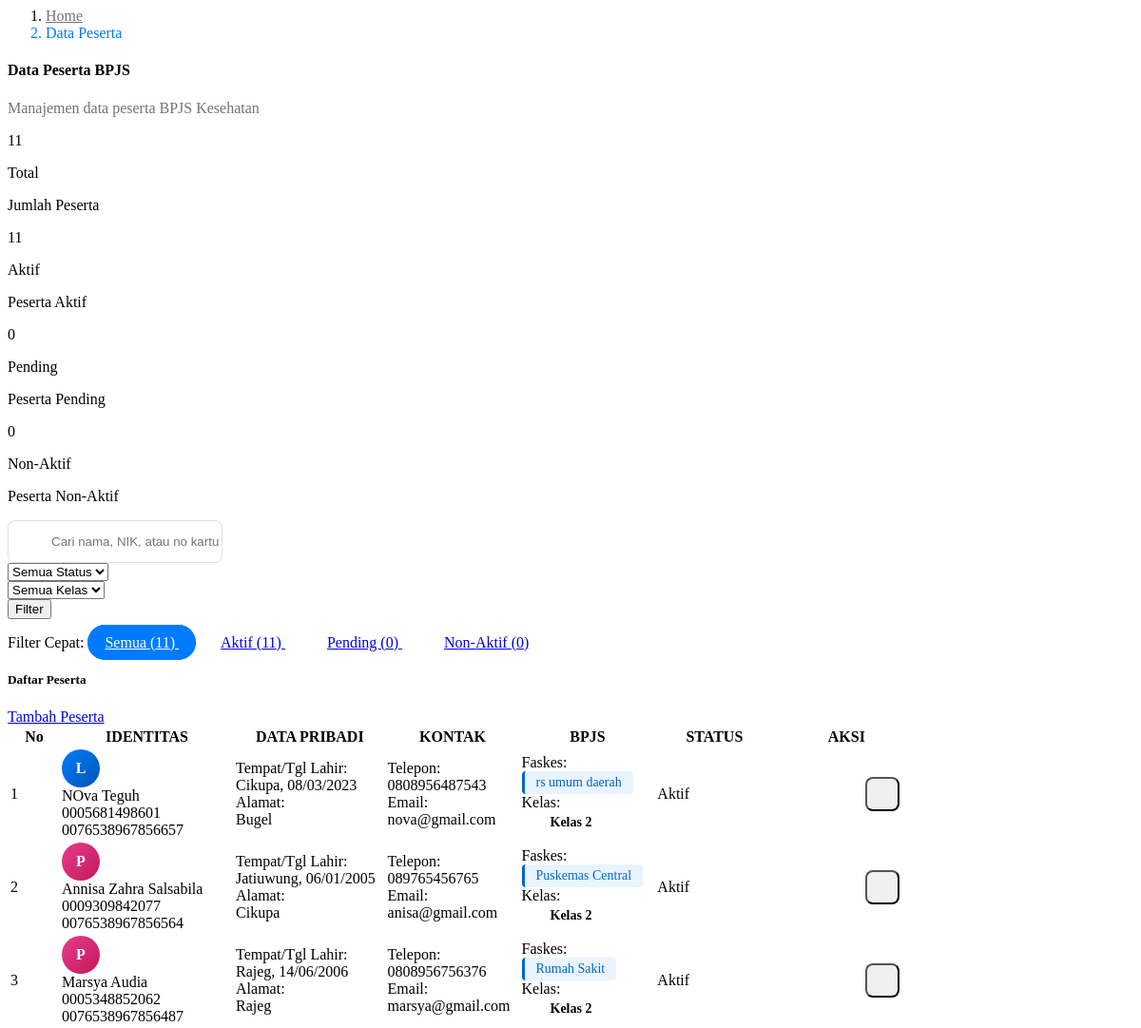
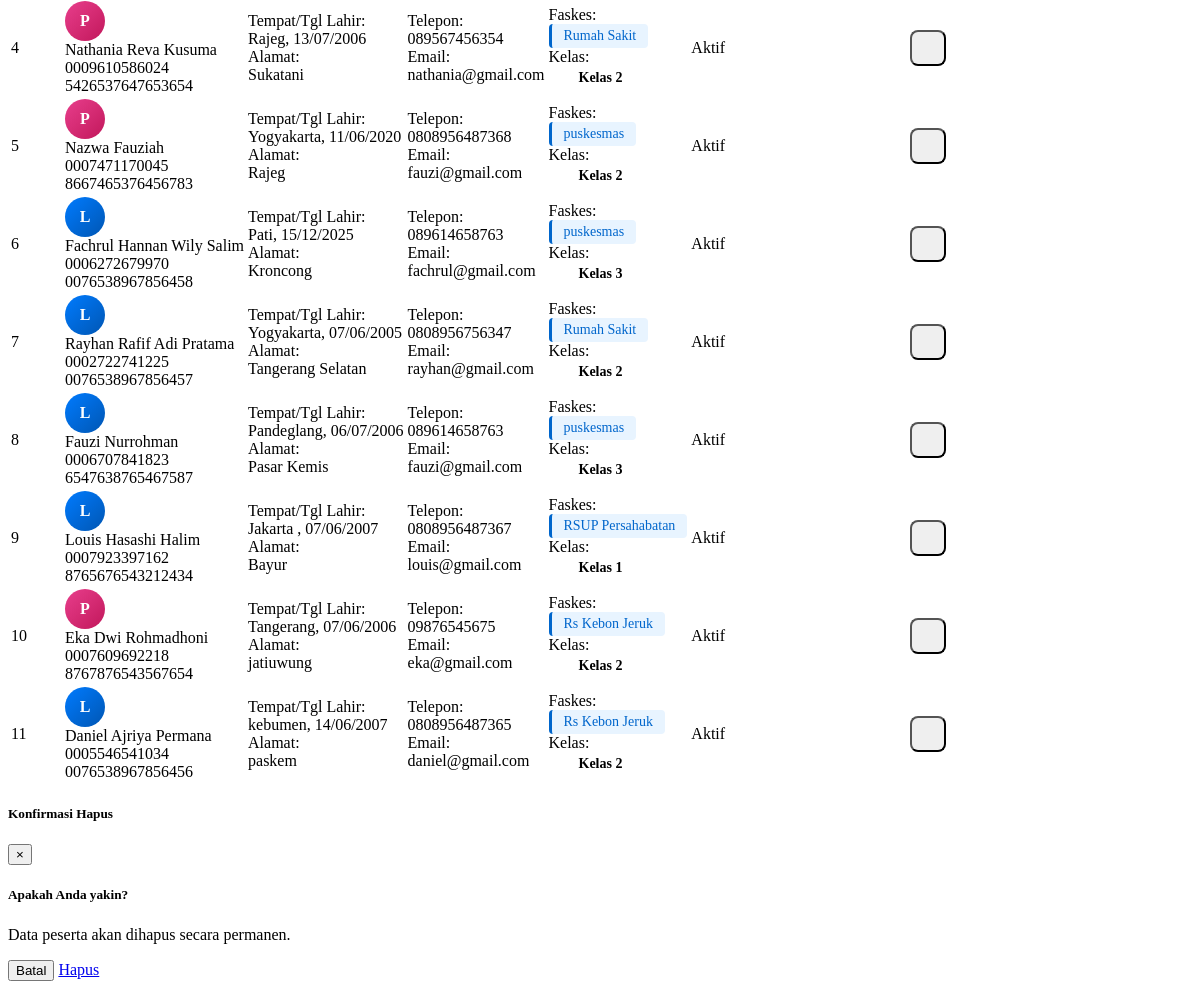
Screenshot of /peserta_content.php with the database file from the repository (2 pictures, top to bottom).
### tables this page shows
CREATE TABLE `peserta` (
  `id` int NOT NULL,
  `user_id` int DEFAULT NULL,
  `no_kartu` varchar(20) NOT NULL,
  `nik` varchar(16) NOT NULL,
  `nama` varchar(100) NOT NULL,
  `jenis_kelamin` enum('L','P') NOT NULL,
  `tempat_lahir` varchar(50) DEFAULT NULL,
  `tanggal_lahir` date NOT NULL,
  `alamat` text,
  `no_telepon` varchar(15) DEFAULT NULL,
  `email` varchar(100) DEFAULT NULL,
  `faskes` varchar(100) DEFAULT NULL,
  `kelas_bpjs` varchar(20) DEFAULT NULL,
  `gaji_dilaporkan` decimal(15,2) DEFAULT '0.00',
  `status` enum('active','inactive','pending') DEFAULT 'pending',
  `segmen_peserta` varchar(10) DEFAULT 'PBI',
  `foto` varchar(255) DEFAULT NULL,
  `created_at` timestamp NULL DEFAULT CURRENT_TIMESTAMP,
  `updated_at` timestamp NULL DEFAULT CURRENT_TIMESTAMP ON UPDATE CURRENT_TIMESTAMP,
  `kelas_id` int DEFAULT NULL,
  `no_pendaftaran` varchar(20) DEFAULT NULL,
  `tanggal_daftar` date DEFAULT NULL,
  `tanggal_berlaku` date DEFAULT NULL,
  `tanggal_expired` date DEFAULT NULL,
  `metode_pembayaran` enum('transfer','kredit','debit','tunai') DEFAULT NULL,
  `nama_bank` varchar(50) DEFAULT NULL,
  `no_rekening` varchar(50) DEFAULT NULL,
  `no_kartu_kredit` varchar(50) DEFAULT NULL,
  `nama_kartu` varchar(100) DEFAULT NULL,
  `iuran_bulanan` decimal(10,2) DEFAULT NULL,
  `biaya_admin` decimal(10,2) DEFAULT NULL,
  `ppn` decimal(10,2) DEFAULT NULL,
  `total_pembayaran` decimal(10,2) DEFAULT NULL,
  `status_pembayaran` enum('pending','paid','failed','verified') DEFAULT 'pending',
  `bukti_pembayaran` varchar(225) DEFAULT NULL,
  `pekerjaan` varchar(100) DEFAULT NULL,
  `provinsi` varchar(50) DEFAULT NULL,
  `kota` varchar(50) DEFAULT NULL
);

### peserta_content.php (the view, shortened to what the rows shown need)
<?php
$limit = 15;
$page = isset($_GET['page_num']) ? max(1, (int)$_GET['page_num']) : 1;
$offset = ($page - 1) * $limit;
$where_conditions = [];
$params = [];
$types = '';
$where_sql = !empty($where_conditions) ? "WHERE " . implode(" AND ", $where_conditions) : "";
$params_limit = array_merge($params, [$limit, $offset]);
$types_limit = $types . 'ii';
$sql_peserta = "SELECT * FROM peserta $where_sql ORDER BY created_at DESC LIMIT ? OFFSET ?";
$stmt_peserta = mysqli_prepare($conn, $sql_peserta);
if (!empty($params_limit)) {
    mysqli_stmt_bind_param($stmt_peserta, $types_limit, ...$params_limit);
}
mysqli_stmt_execute($stmt_peserta);
$result_peserta = mysqli_stmt_get_result($stmt_peserta);
$peserta = mysqli_fetch_all($result_peserta, MYSQLI_ASSOC);
?>
<div class="grid">
    <div class="grid-body">
        <div class="table-responsive">
            <table class="table table-striped">
                <thead>
                    <tr>
                        <th width="50">No</th>
                        <th>IDENTITAS</th>
                        <th>DATA PRIBADI</th>
                        <th>KONTAK</th>
                        <th>BPJS</th>
                        <th width="120">STATUS</th>
                        <th width="150">AKSI</th>
                    </tr>
                </thead>
                <tbody>
                    <?php if (empty($peserta)): ?>
                        <tr>
                            <td colspan="7">
                                <div class="text-center py-4">
                                    <i class="mdi mdi-database-off mdi-3x text-muted mb-3"></i>
                                    <h5 class="mt-3">Tidak ada data ditemukan</h5>
                                    <p class="text-muted">Coba ubah filter atau tambah data peserta baru</p>
                                    <a href="tambah_peserta.php" class="btn btn-primary mt-2">
                                        <i class="mdi mdi-plus mr-1"></i> Tambah Peserta
                                    </a>
                                </div>
                            </td>
                        </tr>
                    <?php else: ?>
                        <?php $no = ($page - 1) * $limit + 1; ?>
                        <?php foreach ($peserta as $p): ?>
                        <tr>
                            <td class="text-center fw-bold">
                                <?php echo $no++; ?>
                            </td>
                            <td>
                                <div class="d-flex align-items-center">
                                    <div class="gender-icon <?php echo $p['jenis_kelamin'] == 'L' ? 'gender-male' : 'gender-female'; ?>">
                                        <?php echo $p['jenis_kelamin'] == 'L' ? 'L' : 'P'; ?>
                                    </div>
                                    <div>
                                        <div class="fw-bold mb-1"><?php echo htmlspecialchars($p['nama']); ?></div>
                                        <div class="text-muted small">
                                            <div><i class="mdi mdi-card-account-details mr-1"></i> <?php echo htmlspecialchars($p['no_kartu']); ?></div>
                                            <div><i class="mdi mdi-fingerprint mr-1"></i> <?php echo htmlspecialchars($p['nik']); ?></div>
                                        </div>
                                    </div>
                                </div>
                            </td>
                            <td>
                                <div class="mb-2">
                                    <div class="text-muted small mb-1">Tempat/Tgl Lahir:</div>
                                    <div>
                                        <?php echo htmlspecialchars($p['tempat_lahir'] ?? '-'); ?>,
                                        <?php echo date('d/m/Y', strtotime($p['tanggal_lahir'])); ?>
                                    </div>
                                </div>
                                <div>
                                    <div class="text-muted small mb-1">Alamat:</div>
                                    <div class="text-truncate" style="max-width: 200px;" title="<?php echo htmlspecialchars($p['alamat'] ?? ''); ?>">
                                        <?php echo htmlspecialchars($p['alamat'] ?? '-'); ?>
                                    </div>
                                </div>
                            </td>
                            <td>
                                <div class="mb-2">
                                    <div class="text-muted small mb-1">Telepon:</div>
                                    <div>
                                        <?php echo htmlspecialchars($p['no_telepon'] ?? '-'); ?>
                                    </div>
                                </div>
                                <div>
                                    <div class="text-muted small mb-1">Email:</div>
                                    <div>
                                        <?php echo htmlspecialchars($p['email'] ?? '-'); ?>
                                    </div>
                                </div>
                            </td>
                            <td>
                                <div class="mb-2">
                                    <div class="text-muted small mb-1">Faskes:</div>
                                    <div class="faskes-badge">
                                        <?php echo htmlspecialchars($p['faskes'] ?? '-'); ?>
                                    </div>
                                </div>
                                <div>
                                    <div class="text-muted small mb-1">Kelas:</div>
                                    <div class="kelas-badge <?php
                                        echo 'kelas-' . str_replace(' ', '-', strtolower($p['kelas_bpjs'] ?? 'default'));
                                    ?>">
                                        <?php echo htmlspecialchars($p['kelas_bpjs'] ?? '-'); ?>
                                    </div>
                                </div>
                            </td>
                            <td>
                                <?php
                                $status = $p['status'] ?? 'pending';
                                $badge_class = $status == 'active' ? 'badge-success' : ($status == 'inactive' ? 'badge-danger' : 'badge-warning');
                                $badge_text = $status == 'active' ? 'Aktif' : ($status == 'inactive' ? 'Non-Aktif' : 'Pending');
                                ?>
                                <span class="badge <?php echo $badge_class; ?> px-3 py-2">
                                    <?php echo htmlspecialchars($badge_text); ?>
                                </span>
                            </td>
                            <td>
                                <div class="action-buttons d-flex">
                                    <a href="detail_peserta.php?id=<?php echo $p['id']; ?>"
                                       class="btn btn-sm btn-info" title="Detail">
                                    </a>
                                    <a href="edit_peserta.php?id=<?php echo $p['id']; ?>"
                                       class="btn btn-sm btn-warning mx-1" title="Edit">
                                    </a>
                                    <button type="button" class="btn btn-sm btn-danger btn-delete"
                                            data-id="<?php echo $p['id']; ?>"
                                            data-nama="<?php echo htmlspecialchars($p['nama']); ?>"
                                            data-toggle="modal"
                                            data-target="#deleteModal"
                                            title="Hapus">
                                    </button>
                                </div>
                            </td>
                        </tr>
                        <?php endforeach; ?>
                    <?php endif; ?>
                </tbody>
            </table>
        </div>
    </div>
</div>

### rows the page displays
peserta: jenis_kelamin "L", nama "NOva Teguh", no_kartu "0005681498601", nik "0076538967856657", tempat_lahir "Cikupa", tanggal_lahir "08/03/2023", alamat "Bugel", no_telepon "0808956487543", email "nova@gmail.com", faskes "rs umum daerah", kelas_bpjs "Kelas 2", status "Aktif"
peserta: jenis_kelamin "P", nama "Annisa Zahra Salsabila", no_kartu "0009309842077", nik "0076538967856564", tempat_lahir "Jatiuwung", tanggal_lahir "06/01/2005", alamat "Cikupa", no_telepon "089765456765", email "anisa@gmail.com", faskes "Puskemas Central", kelas_bpjs "Kelas 2", status "Aktif"
peserta: jenis_kelamin "P", nama "Marsya Audia", no_kartu "0005348852062", nik "0076538967856487", tempat_lahir "Rajeg", tanggal_lahir "14/06/2006", alamat "Rajeg", no_telepon "0808956756376", email "marsya@gmail.com", faskes "Rumah Sakit", kelas_bpjs "Kelas 2", status "Aktif"
peserta: jenis_kelamin "P", nama "Nathania Reva Kusuma", no_kartu "0009610586024", nik "5426537647653654", tempat_lahir "Rajeg", tanggal_lahir "13/07/2006", alamat "Sukatani", no_telepon "089567456354", email "nathania@gmail.com", faskes "Rumah Sakit", kelas_bpjs "Kelas 2", status "Aktif"
peserta: jenis_kelamin "P", nama "Nazwa Fauziah", no_kartu "0007471170045", nik "8667465376456783", tempat_lahir "Yogyakarta", tanggal_lahir "11/06/2020", alamat "Rajeg", no_telepon "0808956487368", email "fauzi@gmail.com", faskes "puskesmas", kelas_bpjs "Kelas 2", status "Aktif"
peserta: jenis_kelamin "L", nama "Fachrul Hannan Wily Salim", no_kartu "0006272679970", nik "0076538967856458", tempat_lahir "Pati", tanggal_lahir "15/12/2025", alamat "Kroncong", no_telepon "089614658763", email "fachrul@gmail.com", faskes "puskesmas", kelas_bpjs "Kelas 3", status "Aktif"
peserta: jenis_kelamin "L", nama "Rayhan Rafif Adi Pratama", no_kartu "0002722741225", nik "0076538967856457", tempat_lahir "Yogyakarta", tanggal_lahir "07/06/2005", alamat "Tangerang Selatan", no_telepon "0808956756347", email "rayhan@gmail.com", faskes "Rumah Sakit", kelas_bpjs "Kelas 2", status "Aktif"
peserta: jenis_kelamin "L", nama "Fauzi Nurrohman", no_kartu "0006707841823", nik "6547638765467587", tempat_lahir "Pandeglang", tanggal_lahir "06/07/2006", alamat "Pasar Kemis", no_telepon "089614658763", email "fauzi@gmail.com", faskes "puskesmas", kelas_bpjs "Kelas 3", status "Aktif"
peserta: jenis_kelamin "L", nama "Louis Hasashi Halim", no_kartu "0007923397162", nik "8765676543212434", tempat_lahir "Jakarta", tanggal_lahir "07/06/2007", alamat "Bayur", no_telepon "0808956487367", email "louis@gmail.com", faskes "RSUP Persahabatan", kelas_bpjs "Kelas 1", status "Aktif"
peserta: jenis_kelamin "P", nama "Eka Dwi Rohmadhoni", no_kartu "0007609692218", nik "8767876543567654", tempat_lahir "Tangerang", tanggal_lahir "07/06/2006", alamat "jatiuwung", no_telepon "09876545675", email "eka@gmail.com", faskes "Rs Kebon Jeruk", kelas_bpjs "Kelas 2", status "Aktif"
peserta: jenis_kelamin "L", nama "Daniel Ajriya Permana", no_kartu "0005546541034", nik "0076538967856456", tempat_lahir "kebumen", tanggal_lahir "14/06/2007", alamat "paskem", no_telepon "0808956487365", email "daniel@gmail.com", faskes "Rs Kebon Jeruk", kelas_bpjs "Kelas 2", status "Aktif"

### other values shown
$total_data "11"
$stats['active']['jumlah'] "11"
$stats['pending']['jumlah'] "0"
$stats['inactive']['jumlah'] "0"
